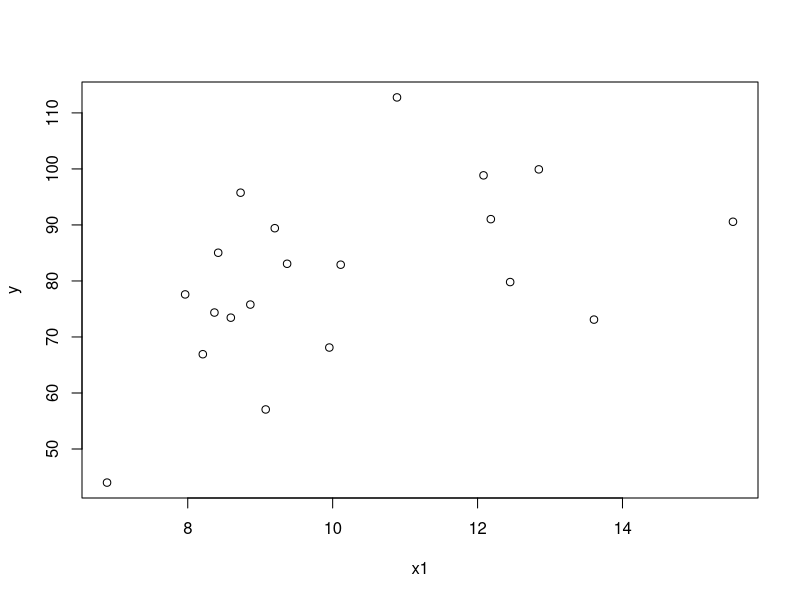
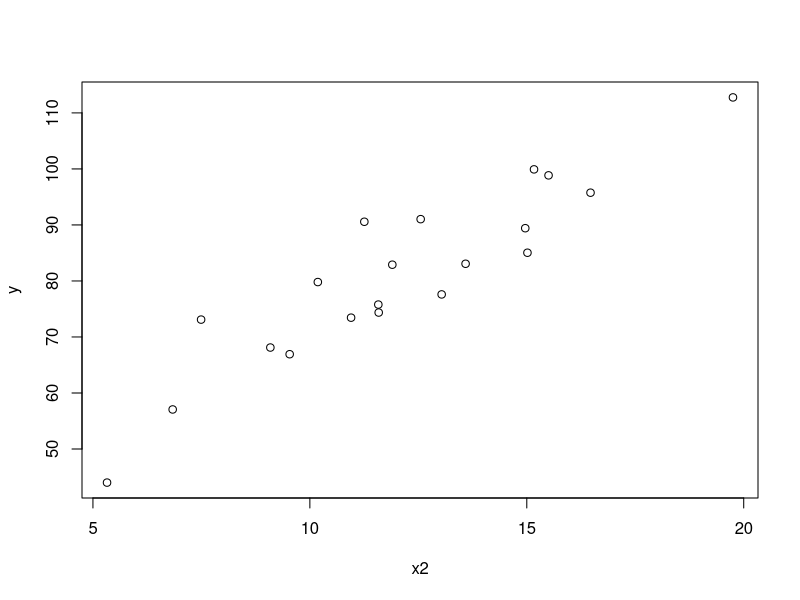
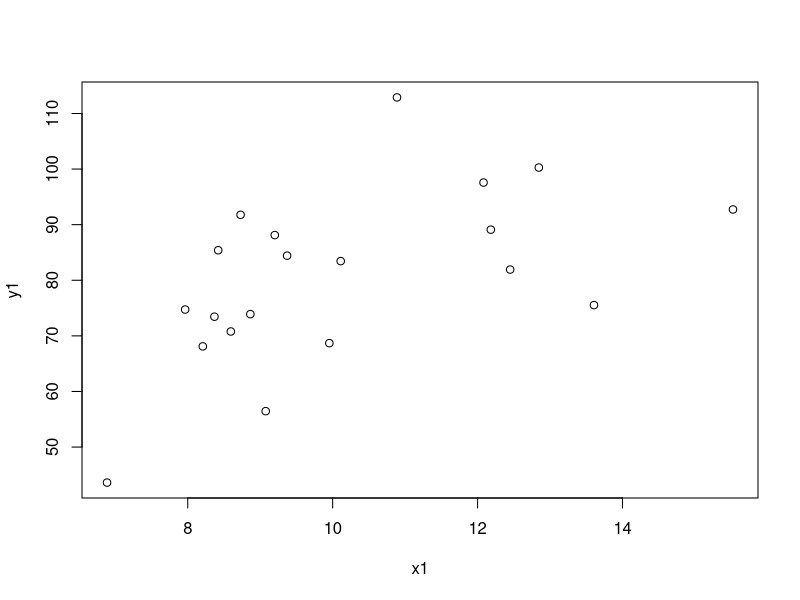
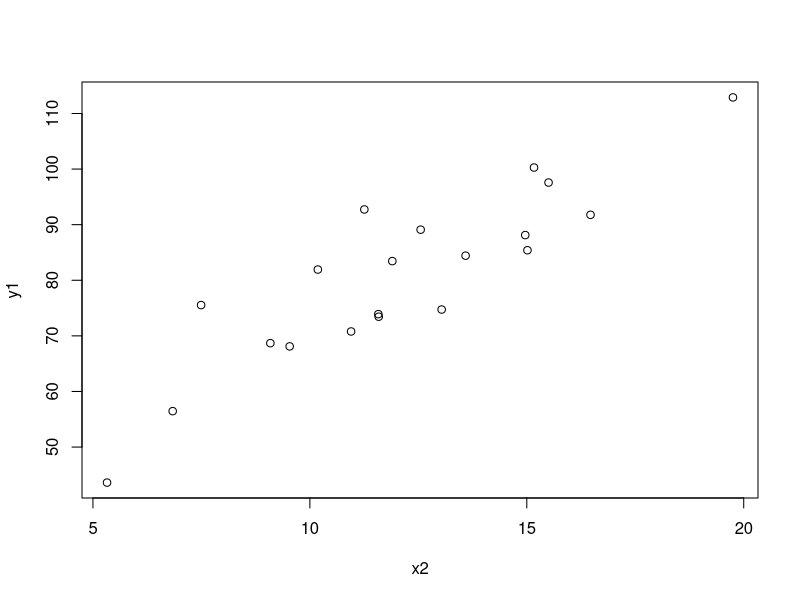

Recreate these plots in R, in order.
####Dos formas de generar datos simulados para una regresion

###Primero, genero mis x

###Se escogió un tamaño de muestra de 20

x1=rnorm(20, mean=10, sd=2)
x2=rnorm(20, mean=13, sd=3)

cbind(x1,x2)

###Primera forma: Con los residuos

##beta0=2
##beta1=3
##beta2=4

###errores son normales con sigma cuadrado=4
###error estandar residual=2

y=2+3*x1+4*x2+rnorm(20,mean=0,sd=2) # error se distribuye normal con mu = 0 y sd =2.

plot(y~x1)
plot(y~x2)

modelo1=lm(y~x1+x2)
summary(modelo1)
confint(modelo1)

###Segunda forma, con el valor esperado

# Planteamiento de esta forma: Y|X ~ N(B'X, SIGMA = 2)

y1=rnorm(20, mean=2+3*x1+4*x2, sd=2)

plot(y1~x1)
plot(y1~x2)

modelo2=lm(y1~x1+x2)
summary(modelo2)



####Simulacion para ver si beta1 es insesgado

#E(theta) = theta
#Sesgo = E(theta) - theta


startTime <- Sys.time()

#Simulo el modelo lineal y almaceno beta_1

almacenbeta1=rep(NA,40000)

for (i in 1:40000) {
  x1=rnorm(20, mean=10, sd=2)
  x2=rnorm(20, mean=13, sd=3)
  
  y=2+3*x1+4*x2+rnorm(20,mean=0,sd=2)
  
  modelo1=lm(y~x1+x2)
  almacenbeta1[i]=modelo1$coefficients[2]
  
}

mean(almacenbeta1)

endTime <- Sys.time()
(endTime - startTime)

almacenpotencia=rep(NA,10000)

for (i in 1:10000) {
  x1=rnorm(20, mean=10, sd=2)
  x2=rnorm(20, mean=13, sd=3)
  
  y=2+3*x1+4*x2+rnorm(20,mean=0,sd=2)
  
  modelo1=lm(y~x1+x2)
  almacenpotencia[i]=1*(summary(modelo1)$coef[2,4]<0.05)
  
}

mean(almacenpotencia)

###Otra vez pero con 100 corridas




#############################################################################

#Programación funcional 2

indep1 = rnorm(20, mean = 10, sd =2)
indep2 = rnorm(20, mean = 13, sd =3)
error = rnorm(20, mean = 0, sd = 2)
dep= 2+3*indep1+4*indep2+error

vars= array(cbind(dep, indep1, indep2), dim = c(20,3))
vars[,1]
vars[,2]
vars[,3]

pendiente1 = function(mat){
  objeto1 = lm(mat[,1]~mat[,2]+ mat[,3])
  objeto1$coefficients[2]
}


